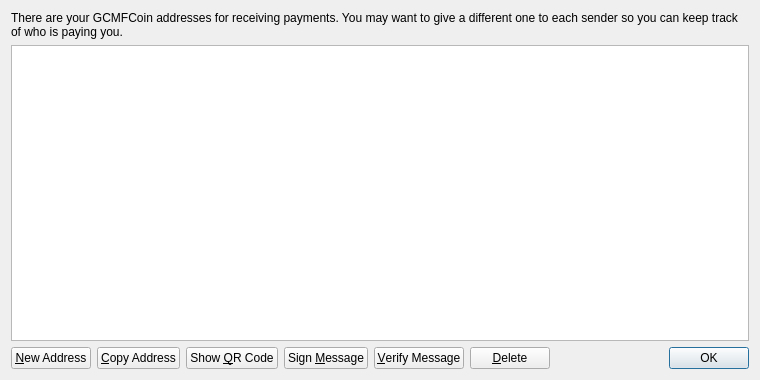
<?xml version="1.0" encoding="UTF-8"?>
<ui version="4.0">
 <class>AddressBookPage</class>
 <widget class="QWidget" name="AddressBookPage">
  <property name="geometry">
   <rect>
    <x>0</x>
    <y>0</y>
    <width>760</width>
    <height>380</height>
   </rect>
  </property>
  <property name="windowTitle">
   <string>Address Book</string>
  </property>
  <layout class="QVBoxLayout" name="verticalLayout">
   <item>
    <widget class="QLabel" name="labelExplanation">
     <property name="text">
      <string>There are your GCMFCoin addresses for receiving payments. You may want to give a different one to each sender so you can keep track of who is paying you.</string>
     </property>
     <property name="textFormat">
      <enum>Qt::PlainText</enum>
     </property>
     <property name="wordWrap">
      <bool>true</bool>
     </property>
    </widget>
   </item>
   <item>
    <widget class="QTableView" name="tableView">
     <property name="contextMenuPolicy">
      <enum>Qt::CustomContextMenu</enum>
     </property>
     <property name="toolTip">
      <string>Double-click to edit address or label</string>
     </property>
     <property name="tabKeyNavigation">
      <bool>false</bool>
     </property>
     <property name="alternatingRowColors">
      <bool>true</bool>
     </property>
     <property name="selectionMode">
      <enum>QAbstractItemView::SingleSelection</enum>
     </property>
     <property name="selectionBehavior">
      <enum>QAbstractItemView::SelectRows</enum>
     </property>
     <property name="sortingEnabled">
      <bool>true</bool>
     </property>
     <attribute name="verticalHeaderVisible">
      <bool>false</bool>
     </attribute>
    </widget>
   </item>
   <item>
    <layout class="QHBoxLayout" name="horizontalLayout">
     <item>
      <widget class="QPushButton" name="newAddressButton">
       <property name="toolTip">
        <string>Create a new address</string>
       </property>
       <property name="text">
        <string>&amp;New Address</string>
       </property>
       <property name="icon">
        <iconset resource="../bitcoin.qrc">
         <normaloff>:/icons/add</normaloff>:/icons/add</iconset>
       </property>
      </widget>
     </item>
     <item>
      <widget class="QPushButton" name="copyToClipboard">
       <property name="toolTip">
        <string>Copy the currently selected address to the system clipboard</string>
       </property>
       <property name="text">
        <string>&amp;Copy Address</string>
       </property>
       <property name="icon">
        <iconset resource="../bitcoin.qrc">
         <normaloff>:/icons/editcopy</normaloff>:/icons/editcopy</iconset>
       </property>
      </widget>
     </item>
     <item>
      <widget class="QPushButton" name="showQRCode">
       <property name="text">
        <string>Show &amp;QR Code</string>
       </property>
       <property name="icon">
        <iconset resource="../bitcoin.qrc">
         <normaloff>:/icons/qrcode</normaloff>:/icons/qrcode</iconset>
       </property>
      </widget>
     </item>
     <item>
      <widget class="QPushButton" name="signMessage">
       <property name="toolTip">
        <string>Sign a message to prove you own a GCMFCoin address</string>
       </property>
       <property name="text">
        <string>Sign &amp;Message</string>
       </property>
       <property name="icon">
        <iconset resource="../bitcoin.qrc">
         <normaloff>:/icons/edit</normaloff>:/icons/edit</iconset>
       </property>
      </widget>
     </item>
     <item>
      <widget class="QPushButton" name="verifyMessage">
       <property name="toolTip">
        <string>Verify a message to ensure it was signed with a specified GCMFCoin address</string>
       </property>
       <property name="text">
        <string>&amp;Verify Message</string>
       </property>
       <property name="icon">
        <iconset resource="../bitcoin.qrc">
         <normaloff>:/icons/transaction_0</normaloff>:/icons/transaction_0</iconset>
       </property>
      </widget>
     </item>
     <item>
      <widget class="QPushButton" name="deleteButton">
       <property name="toolTip">
        <string>Delete the currently selected address from the list</string>
       </property>
       <property name="text">
        <string>&amp;Delete</string>
       </property>
       <property name="icon">
        <iconset resource="../bitcoin.qrc">
         <normaloff>:/icons/remove</normaloff>:/icons/remove</iconset>
       </property>
      </widget>
     </item>
     <item>
      <spacer name="horizontalSpacer">
       <property name="orientation">
        <enum>Qt::Horizontal</enum>
       </property>
       <property name="sizeHint" stdset="0">
        <size>
         <width>40</width>
         <height>20</height>
        </size>
       </property>
      </spacer>
     </item>
     <item>
      <widget class="QDialogButtonBox" name="buttonBox">
       <property name="sizePolicy">
        <sizepolicy hsizetype="Maximum" vsizetype="Fixed">
         <horstretch>0</horstretch>
         <verstretch>0</verstretch>
        </sizepolicy>
       </property>
       <property name="standardButtons">
        <set>QDialogButtonBox::Ok</set>
       </property>
      </widget>
     </item>
    </layout>
   </item>
  </layout>
 </widget>
 <resources>
  <include location="../bitcoin.qrc"/>
 </resources>
 <connections/>
</ui>
